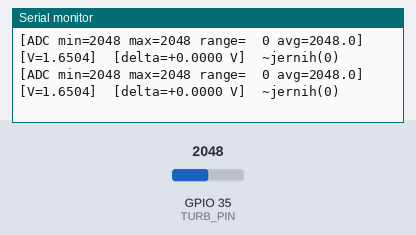
This sketch was run on a simulated ESP32. Parts: the last lines printed to the serial monitor. Inputs (shaded band) come from the test bench; at power-on: GPIO 35 (TURB_PIN) = 2048.

Above: at 2.9 s.
3.0 s: GPIO 35 (TURB_PIN) set to 1746
At 3.9 s:
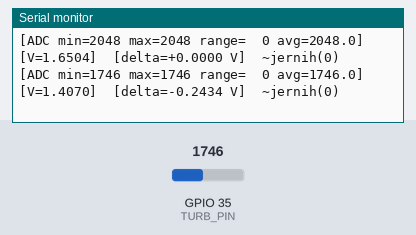
4.5 s: GPIO 35 (TURB_PIN) set to 1628
At 5.1 s:
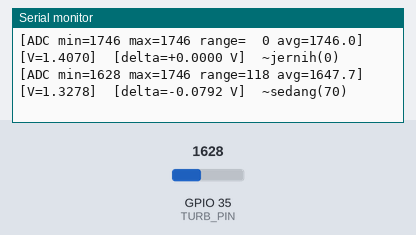
9.1 s: GPIO 35 (TURB_PIN) set to 1035
At 9.9 s:
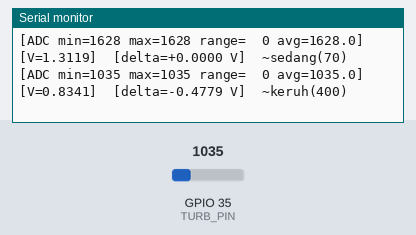
10.6 s: GPIO 35 (TURB_PIN) set to 951
At 11.1 s:
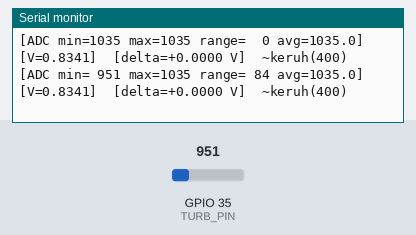

Measured:
- the behaviour switches between 1678 and 1677 on GPIO 35 (TURB_PIN) (found by bisection; images 1 and 2)
- the behaviour switches between 1000 and 999 on GPIO 35 (TURB_PIN) (found by bisection; images 3 and 4)
- after the input at 3.0 s, the serial monitor: prints a new line after 0.37 s (image 1)
- after the input at 4.5 s, the serial monitor: prints a new line after 0.07 s (image 2)
- after the input at 9.1 s, the serial monitor: prints a new line after 0.31 s (image 3)
- after the input at 10.6 s, the serial monitor: prints a new line at once (image 4)

The sketch:

debug_turbidity.ino
```cpp
/*
 * Sketch debug untuk diagnosa sensor turbidity.
 * Loop terus, cetak voltase mentah ke Serial agar bisa membandingkan
 * respons sensor saat dicelup ke 3 larutan (jernih / sedang / keruh).
 *
 * Cara pakai:
 *   1. Upload sketch ini ke ESP32 (papan & port yang sama dengan final_project).
 *   2. Buka Serial Monitor pada 115200 baud.
 *   3. Celupkan sensor ke larutan, tunggu 10-15 detik agar pembacaan stabil.
 *   4. Catat baris [TRIMMED V] dan [ADC] saat di setiap larutan.
 *
 * Interpretasi cepat:
 *   - Voltase berubah signifikan antar larutan -> sensor sehat, mungkin kalibrasi off.
 *   - Voltase nyaris sama walau larutan berbeda -> modul sensor degradasi / optikal buram.
 *   - ADC range (max-min) > 200 -> noise berlebihan, bisa karena power supply / kabel.
 */

#include <Arduino.h>

#define TURB_PIN 35   // Sama dengan Config.h pada final_project

const int SAMPLES = 20;
const int SAMPLE_DELAY_MS = 5;
const unsigned long PRINT_INTERVAL_MS = 500;

// Nilai kalibrasi tersimpan (untuk perbandingan visual saja)
const float REF_V0_NTU   = 1.4633f;
const float REF_V70_NTU  = 1.2400f;
const float REF_V400_NTU = 1.0086f;

float lastVoltage = -1.0f;

void setup() {
  Serial.begin(115200);
  delay(200);

  analogSetAttenuation(ADC_11db);  // Range 0-3.3V

  Serial.println();
  Serial.println("=========================================");
  Serial.println("  DEBUG TURBIDITY - Live Voltage Monitor");
  Serial.println("=========================================");
  Serial.printf("Pin            : GPIO %d (ADC1)\n", TURB_PIN);
  Serial.printf("ADC Resolution : 12-bit (0-4095)\n");
  Serial.printf("Voltage Range  : 0.0 - 3.3 V (ADC_11db)\n");
  Serial.printf("Samples/read   : %d (delay %d ms)\n", SAMPLES, SAMPLE_DELAY_MS);
  Serial.println("-----------------------------------------");
  Serial.println("Referensi kalibrasi tersimpan:");
  Serial.printf("  V(0   NTU) = %.4f V  (jernih)\n", REF_V0_NTU);
  Serial.printf("  V(70  NTU) = %.4f V  (sedang)\n", REF_V70_NTU);
  Serial.printf("  V(400 NTU) = %.4f V  (keruh)\n", REF_V400_NTU);
  Serial.println("=========================================");
  Serial.println("Format output: [ADC min/max/avg] [V trimmed] [delta]\n");
}

void loop() {
  int samples[SAMPLES];

  // Ambil sample mentah
  for (int i = 0; i < SAMPLES; i++) {
    samples[i] = analogRead(TURB_PIN);
    delay(SAMPLE_DELAY_MS);
  }

  // Sort untuk trimmed mean & cari min/max
  for (int i = 1; i < SAMPLES; i++) {
    int key = samples[i];
    int j = i - 1;
    while (j >= 0 && samples[j] > key) {
      samples[j + 1] = samples[j];
      j--;
    }
    samples[j + 1] = key;
  }

  int rawMin = samples[0];
  int rawMax = samples[SAMPLES - 1];
  int rawRange = rawMax - rawMin;

  // Trimmed mean: buang 4 terendah & 4 tertinggi
  const int TRIM = 4;
  long sum = 0;
  for (int i = TRIM; i < SAMPLES - TRIM; i++) sum += samples[i];
  float avgAdc = (float)sum / (SAMPLES - 2 * TRIM);
  float voltage = avgAdc * (3.3f / 4095.0f);

  // Hitung delta dari pembacaan sebelumnya
  float delta = (lastVoltage < 0) ? 0.0f : (voltage - lastVoltage);
  lastVoltage = voltage;

  // Tandai larutan terdekat berdasarkan voltase
  const char* dekat = "?";
  float minDist = 9999.0f;
  if (fabs(voltage - REF_V0_NTU)   < minDist) { minDist = fabs(voltage - REF_V0_NTU);   dekat = "~jernih(0)"; }
  if (fabs(voltage - REF_V70_NTU)  < minDist) { minDist = fabs(voltage - REF_V70_NTU);  dekat = "~sedang(70)"; }
  if (fabs(voltage - REF_V400_NTU) < minDist) { minDist = fabs(voltage - REF_V400_NTU); dekat = "~keruh(400)"; }

  Serial.printf("[ADC min=%4d max=%4d range=%3d avg=%6.1f]  [V=%.4f]  [delta=%+.4f V]  %s\n",
                rawMin, rawMax, rawRange, avgAdc, voltage, delta, dekat);

  // Peringatan noise
  if (rawRange > 200) {
    Serial.println("  -> WARNING: ADC range besar (>200), cek power supply / kabel.");
  }

  delay(PRINT_INTERVAL_MS);
}
```
